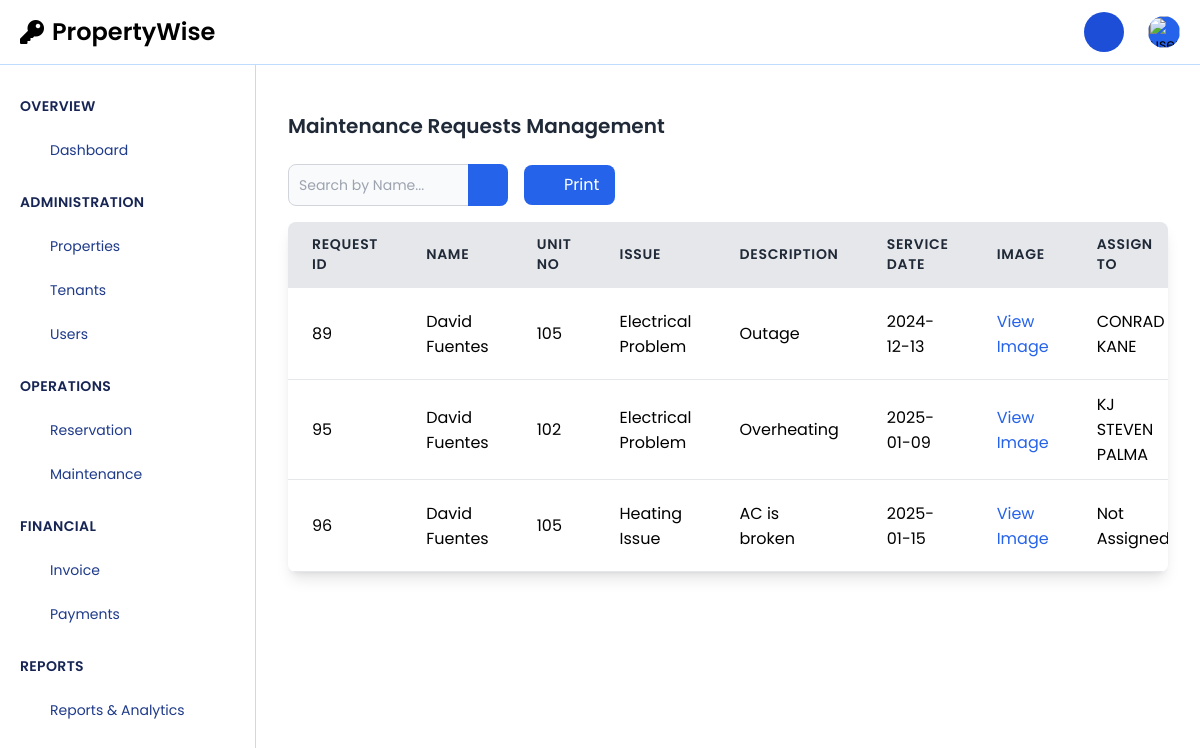
Screenshot of /admin/maintenanceAdmin.php (signed in) with the database file from the repository.
### tables this page shows
CREATE TABLE `maintenance_requests` (
  `id` int(11) NOT NULL,
  `user_id` int(11) NOT NULL,
  `unit` varchar(50) NOT NULL,
  `issue` varchar(100) NOT NULL,
  `description` text NOT NULL,
  `service_date` date NOT NULL,
  `status` enum('Pending','In Progress','Completed') DEFAULT 'Pending',
  `image` varchar(255) DEFAULT NULL,
  `created_at` timestamp NOT NULL DEFAULT current_timestamp(),
  `updated_at` timestamp NOT NULL DEFAULT current_timestamp() ON UPDATE current_timestamp(),
  `assigned_to` int(11) DEFAULT NULL,
  `priority` enum('high','medium','low') NOT NULL DEFAULT 'medium',
  `archived` tinyint(1) DEFAULT 0
);

CREATE TABLE `users` (
  `user_id` int(11) NOT NULL,
  `name` varchar(100) NOT NULL,
  `email` varchar(100) NOT NULL,
  `password` varchar(255) NOT NULL,
  `profile_image` varchar(255) DEFAULT NULL,
  `role` enum('Admin','User') NOT NULL,
  `OTP` varchar(6) DEFAULT NULL,
  `OTP_used` tinyint(1) DEFAULT 0,
  `OTP_expiration` datetime DEFAULT NULL,
  `token` varchar(255) DEFAULT NULL,
  `is_verified` tinyint(1) DEFAULT 0,
  `created_at` timestamp NOT NULL DEFAULT current_timestamp(),
  `updated_at` timestamp NOT NULL DEFAULT current_timestamp() ON UPDATE current_timestamp(),
  `phone` varchar(15) DEFAULT NULL,
  `ResetToken` varchar(64) DEFAULT NULL,
  `login_attempts` int(11) DEFAULT 0,
  `last_attempt` timestamp NULL DEFAULT NULL,
  `status` enum('active','inactive') DEFAULT 'inactive'
);

CREATE TABLE `staff` (
  `staff_id` int(11) NOT NULL,
  `Email` varchar(255) NOT NULL,
  `Password` varchar(255) NOT NULL,
  `Name` varchar(100) NOT NULL,
  `Specialty` varchar(100) NOT NULL,
  `Phone_Number` varchar(20) NOT NULL,
  `ResetToken` varchar(255) DEFAULT NULL,
  `created_at` timestamp NOT NULL DEFAULT current_timestamp(),
  `reset_token_expires` datetime DEFAULT NULL,
  `status` enum('Available','Busy','Unavailable') DEFAULT 'Available'
);

### admin/maintenanceAdmin.php (the view, shortened to what this page needs)
<?php
require '../session/db.php';
$query = "
    SELECT
        mr.id,
        u.name AS user_name,
        mr.unit,
        mr.issue,
        mr.description,
        mr.service_date,
        mr.image,
        s.name AS staff_name,
        mr.status
    FROM maintenance_requests mr
    JOIN users u ON mr.user_id = u.user_id
    LEFT JOIN staff s ON mr.assigned_to = s.staff_id
    WHERE mr.archived = 0";
$result = mysqli_query($conn, $query);
?>
<!DOCTYPE html>
<html lang="en">
<head>
    <script src="https://cdn.tailwindcss.com"></script>
    <link rel="stylesheet" href="https://cdnjs.cloudflare.com/ajax/libs/font-awesome/5.15.4/css/all.min.css">
    <link rel="stylesheet" href="https://cdn.jsdelivr.net/npm/toastify-js/src/toastify.min.css">
</head>
<body>
<?php include('navbarAdmin.php'); ?>
<?php include('sidebarAdmin.php'); ?>
<div class="sm:ml-64 p-8 mt-20 mx-auto">
<h1 class="text-xl font-semibold text-gray-800 mb-6">Maintenance Requests Management</h1>
<div class="tab-content block">
        <div class="flex items-center space-x-4 mb-4">
            <div class="relative w-full sm:w-1/4">
                <input type="text" id="search-keyword" placeholder="Search by Name..." class="block p-2.5 w-full text-sm text-gray-900 bg-gray-50 rounded-lg border border-gray-300 focus:ring-blue-500 focus:border-blue-500 pr-10">
                <button type="button" id="search-button" class="absolute inset-y-0 right-0 flex items-center px-3 bg-blue-600 text-white rounded-r-lg">
                    <svg data-feather="search" class="w-4 h-4"></svg>
                </button>
            </div>
            <button id="print-button" class="px-4 py-2 bg-blue-600 text-white rounded-lg flex items-center gap-2">
                <svg data-feather="printer" class="w-4 h-4"></svg>
                Print
            </button>
        </div>
         <div class="overflow-x-auto shadow-lg rounded-lg">
            <table class="min-w-full bg-white" id="users-table">
                <thead>
                    <tr>
                        <th class="px-6 py-3 border-b-2 border-gray-200 bg-gray-200 text-left text-sm font-semibold text-gray-800 uppercase tracking-wider">Request ID</th>
                        <th class="px-6 py-3 border-b-2 border-gray-200 bg-gray-200 text-left text-sm font-semibold text-gray-800 uppercase tracking-wider">Name</th>
                        <th class="px-6 py-3 border-b-2 border-gray-200 bg-gray-200 text-left text-sm font-semibold text-gray-800 uppercase tracking-wider">Unit No</th>
                        <th class="px-6 py-3 border-b-2 border-gray-200 bg-gray-200 text-left text-sm font-semibold text-gray-800 uppercase tracking-wider">Issue</th>
                        <th class="px-6 py-3 border-b-2 border-gray-200 bg-gray-200 text-left text-sm font-semibold text-gray-800 uppercase tracking-wider">Description</th>
                        <th class="px-6 py-3 border-b-2 border-gray-200 bg-gray-200 text-left text-sm font-semibold text-gray-800 uppercase tracking-wider">Service Date</th>
                        <th class="px-6 py-3 border-b-2 border-gray-200 bg-gray-200 text-left text-sm font-semibold text-gray-800 uppercase tracking-wider">Image</th>
                        <th class="px-6 py-3 border-b-2 border-gray-200 bg-gray-200 text-left text-sm font-semibold text-gray-800 uppercase tracking-wider">Assign To</th>
                    </tr>
                </thead>
                <tbody class="bg-white">
                    <?php while ($row = mysqli_fetch_assoc($result)) { ?>
                        <tr>
                            <td class="px-6 py-3 border-b border-gray-200"><?php echo $row['id']; ?></td>
                            <td class="px-6 py-3 border-b border-gray-200"><?php echo $row['user_name']; ?></td>
                            <td class="px-6 py-3 border-b border-gray-200"><?php echo $row['unit']; ?></td>
                            <td class="px-6 py-3 border-b border-gray-200"><?php echo $row['issue']; ?></td>
                            <td class="px-6 py-3 border-b border-gray-200"><?php echo $row['description']; ?></td>
                            <td class="px-6 py-3 border-b border-gray-200"><?php echo $row['service_date']; ?></td>
                            <td class="px-6 py-3 border-b border-gray-200">
                                <?php if ($row['image']) : ?>
                                    <a href="../users/<?php echo htmlspecialchars($row['image']); ?>" target="_blank" class="text-blue-600">View Image</a>
                                <?php else : ?>
                                    No Image
                                <?php endif; ?>
                            </td>
                            <td class="px-6 py-3 border-b border-gray-200"><?php echo $row['staff_name'] ? $row['staff_name'] : 'Not Assigned'; ?></td>
                        </tr>
                    <?php } ?>
                </tbody>
            </table>
        </div>
</div>
</body>
</html>

### admin/maintenanceAdmin.php (style rules this page uses)
body { font-family: 'Poppins', sans-serif; }

### admin/sidebarAdmin.php (style rules this page uses)
body { font-family: 'Poppins', sans-serif; }

### rows the page displays
maintenance_requests: id "89", user.name "David Fuentes", unit "105", issue "Electrical Problem", description "Outage", service_date "2024-12-13", assigned_to.Name "CONRAD KANE"
maintenance_requests: id "95", user.name "David Fuentes", unit "102", issue "Electrical Problem", description "Overheating", service_date "2025-01-09", assigned_to.Name "KJ STEVEN PALMA"
maintenance_requests: id "96", user.name "David Fuentes", unit "105", issue "Heating Issue", description "AC is broken", service_date "2025-01-15", shows "Not…"
